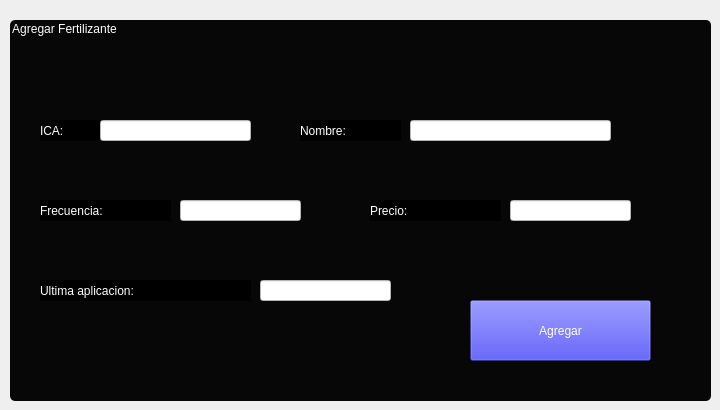
                 <widget class="QWidget" name="pgFertilizante">
                  <widget class="QGroupBox" name="groupBox_3">
                   <property name="geometry">
                    <rect>
                     <x>10</x>
                     <y>20</y>
                     <width>701</width>
                     <height>381</height>
                    </rect>
                   </property>
                   <property name="styleSheet">
                    <string notr="true">QGroupBox{
font: 87 20pt &quot;Arial Black&quot;;
color: rgb(255, 255, 255);
background-color: rgb(7, 7, 7);
border-radius: 5;
}


QPushButton{
background-color:#000000ff;
}

QPushButton:hover{
background-color: rgb(53, 53, 79);
border-radius:20px;
}</string>
                   </property>
                   <property name="title">
                    <string>Agregar Fertilizante</string>
                   </property>
                   <widget class="QLabel" name="labelanti_9">
                    <property name="geometry">
                     <rect>
                      <x>30</x>
                      <y>100</y>
                      <width>101</width>
                      <height>21</height>
                     </rect>
                    </property>
                    <property name="styleSheet">
                     <string notr="true">font: 87 12pt &quot;Arial Black&quot;;
color: rgb(255, 255, 255);
background-color: rgb(0, 0, 0);
</string>
                    </property>
                    <property name="text">
                     <string>ICA:</string>
                    </property>
                   </widget>
                   <widget class="QLineEdit" name="ICAFertilizante">
                    <property name="geometry">
                     <rect>
                      <x>90</x>
                      <y>100</y>
                      <width>151</width>
                      <height>21</height>
                     </rect>
                    </property>
                    <property name="styleSheet">
                     <string notr="true">background-color: rgb(255, 255, 255);
color: rgb(0, 0, 0);
font: 87 12pt &quot;Arial Black&quot;;</string>
                    </property>
                    <property name="text">
                     <string/>
                    </property>
                   </widget>
                   <widget class="QLineEdit" name="nombreFertilizante">
                    <property name="geometry">
                     <rect>
                      <x>400</x>
                      <y>100</y>
                      <width>201</width>
                      <height>21</height>
                     </rect>
                    </property>
                    <property name="styleSheet">
                     <string notr="true">background-color: rgb(255, 255, 255);
color: rgb(0, 0, 0);
font: 87 12pt &quot;Arial Black&quot;;</string>
                    </property>
                    <property name="text">
                     <string/>
                    </property>
                   </widget>
                   <widget class="QLabel" name="labelanti_10">
                    <property name="geometry">
                     <rect>
                      <x>290</x>
                      <y>100</y>
                      <width>101</width>
                      <height>21</height>
                     </rect>
                    </property>
                    <property name="styleSheet">
                     <string notr="true">font: 87 12pt &quot;Arial Black&quot;;
color: rgb(255, 255, 255);
background-color: rgb(0, 0, 0);
</string>
                    </property>
                    <property name="text">
                     <string>Nombre:</string>
                    </property>
                   </widget>
                   <widget class="QLabel" name="labelanti_11">
                    <property name="geometry">
                     <rect>
                      <x>30</x>
                      <y>180</y>
                      <width>131</width>
                      <height>21</height>
                     </rect>
                    </property>
                    <property name="styleSheet">
                     <string notr="true">font: 87 12pt &quot;Arial Black&quot;;
color: rgb(255, 255, 255);
background-color: rgb(0, 0, 0);
</string>
                    </property>
                    <property name="text">
                     <string>Frecuencia: </string>
                    </property>
                   </widget>
                   <widget class="QLineEdit" name="frecuenciaFertilizante">
                    <property name="geometry">
                     <rect>
                      <x>170</x>
                      <y>180</y>
                      <width>121</width>
                      <height>21</height>
                     </rect>
                    </property>
                    <property name="styleSheet">
                     <string notr="true">background-color: rgb(255, 255, 255);
color: rgb(0, 0, 0);
font: 87 12pt &quot;Arial Black&quot;;</string>
                    </property>
                    <property name="text">
                     <string/>
                    </property>
                   </widget>
                   <widget class="QLabel" name="labelanti_12">
                    <property name="geometry">
                     <rect>
                      <x>360</x>
                      <y>180</y>
                      <width>131</width>
                      <height>21</height>
                     </rect>
                    </property>
                    <property name="styleSheet">
                     <string notr="true">font: 87 12pt &quot;Arial Black&quot;;
color: rgb(255, 255, 255);
background-color: rgb(0, 0, 0);
</string>
                    </property>
                    <property name="text">
                     <string>Precio:</string>
                    </property>
                   </widget>
                   <widget class="QLineEdit" name="precioFertilizante">
                    <property name="geometry">
                     <rect>
                      <x>500</x>
                      <y>180</y>
                      <width>121</width>
                      <height>21</height>
                     </rect>
                    </property>
                    <property name="styleSheet">
                     <string notr="true">background-color: rgb(255, 255, 255);
color: rgb(0, 0, 0);
font: 87 12pt &quot;Arial Black&quot;;</string>
                    </property>
                    <property name="text">
                     <string/>
                    </property>
                   </widget>
                   <widget class="QLabel" name="labelanti_13">
                    <property name="geometry">
                     <rect>
                      <x>30</x>
                      <y>260</y>
                      <width>211</width>
                      <height>21</height>
                     </rect>
                    </property>
                    <property name="styleSheet">
                     <string notr="true">font: 87 12pt &quot;Arial Black&quot;;
color: rgb(255, 255, 255);
background-color: rgb(0, 0, 0);
</string>
                    </property>
                    <property name="text">
                     <string>Ultima aplicacion:</string>
                    </property>
                   </widget>
                   <widget class="QLineEdit" name="ultimaApliFertilizante">
                    <property name="geometry">
                     <rect>
                      <x>250</x>
                      <y>260</y>
                      <width>131</width>
                      <height>21</height>
                     </rect>
                    </property>
                    <property name="styleSheet">
                     <string notr="true">background-color: rgb(255, 255, 255);
color: rgb(0, 0, 0);
font: 87 12pt &quot;Arial Black&quot;;</string>
                    </property>
                    <property name="text">
                     <string/>
                    </property>
                   </widget>
                   <widget class="QPushButton" name="btAgregarFer">
                    <property name="geometry">
                     <rect>
                      <x>460</x>
                      <y>280</y>
                      <width>181</width>
                      <height>61</height>
                     </rect>
                    </property>
                    <property name="styleSheet">
                     <string notr="true">font: 87 20pt &quot;Arial Black&quot;;
color: rgb(255, 255, 255);

</string>
                    </property>
                    <property name="text">
                     <string>Agregar</string>
                    </property>
                   </widget>
                  </widget>
                 </widget>
